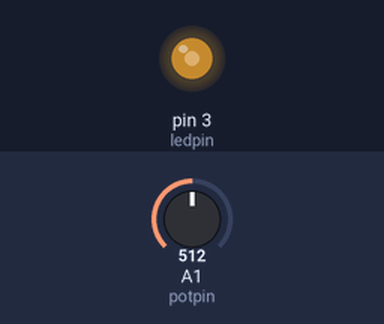
Simulated run of this sketch. Board: Arduino Uno, built with avr-gcc and run on an emulated ATmega328P. On the bench: output pins drawn as LEDs (lit = HIGH). Inputs (shaded band) come from the test bench; at power-on: A1 (potpin) = 512.

Above: at 1.2 s.
1.3 s: A1 (potpin) set to 716
At 1.8 s:
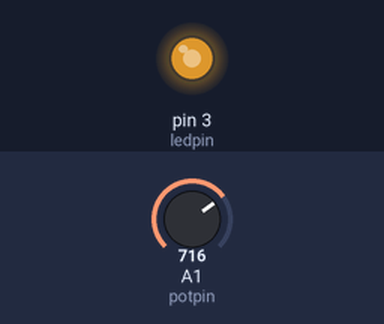
2.8 s: A1 (potpin) set to 900
At 4.0 s:
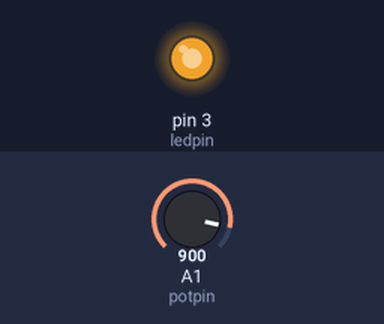
4.3 s: A1 (potpin) set to 122
At 5.3 s:
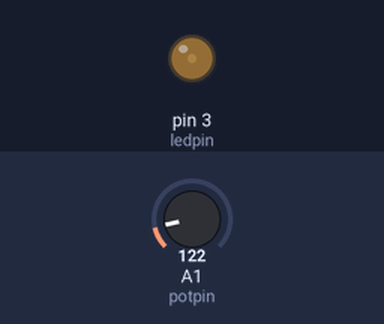
5.8 s: A1 (potpin) set to 0
At 6.5 s:
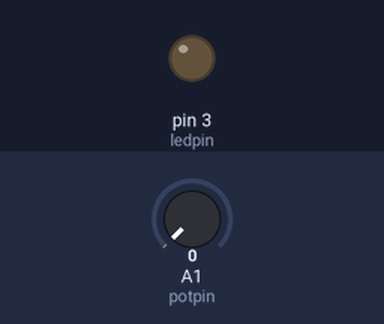
Timing chart, 0 to 8.3 s (numbered marks = the images above; inputs shaded):
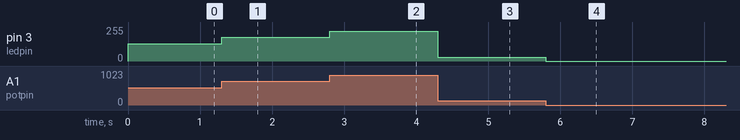

Measured:
- after the input at 1.3 s, pin 3 (ledpin): 128/255 → 179/255 at once
- after the input at 2.8 s, pin 3 (ledpin): 179/255 → 225/255 at once
- after the input at 4.3 s, pin 3 (ledpin): 225/255 → 30/255 at once
- after the input at 5.8 s, pin 3 (ledpin): 30/255 → 0/255 at once

The sketch:

led_brightness_by_potpin.ino
```cpp
int potpin=1;
int ledpin=3;


void setup() {
  // put your setup code here, to run once:
pinMode(potpin,INPUT);
pinMode(ledpin,OUTPUT);
}

void loop() {
  // put your main code here, to run repeatedly:
int val=analogRead(potpin);
val=val/4;
analogWrite(ledpin,val);
}
```
